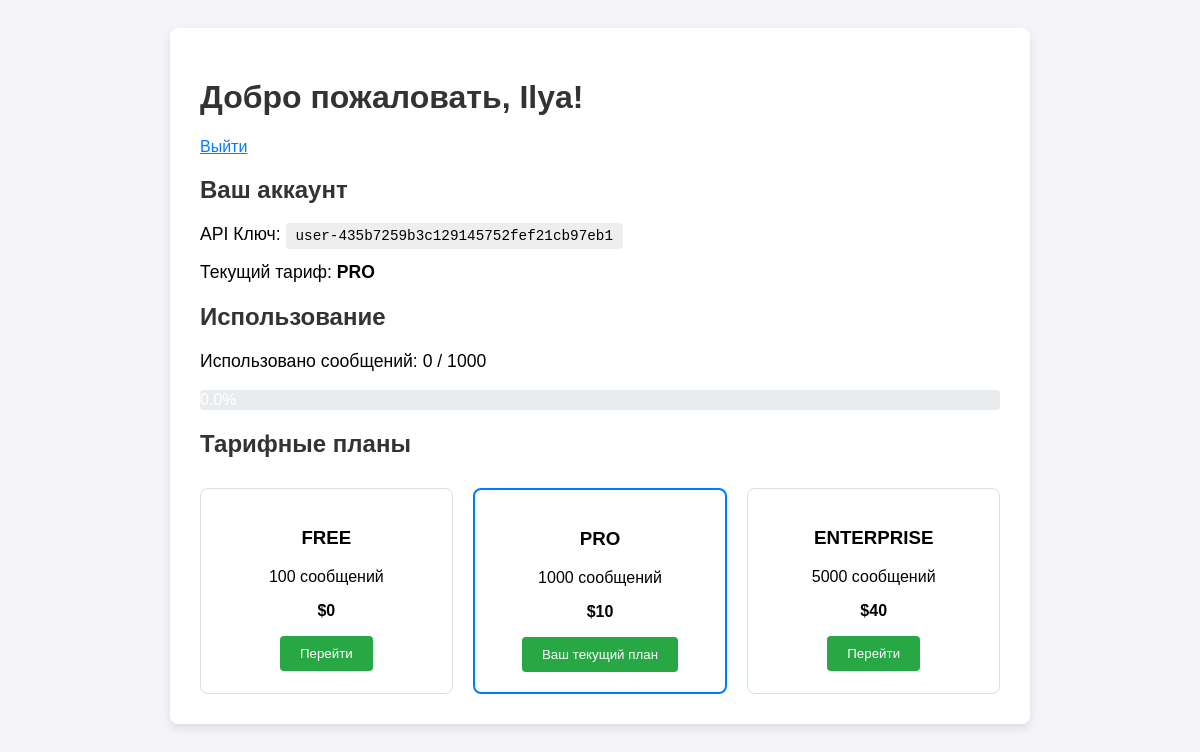
The page /profile (signed in) on the database as committed earlier.
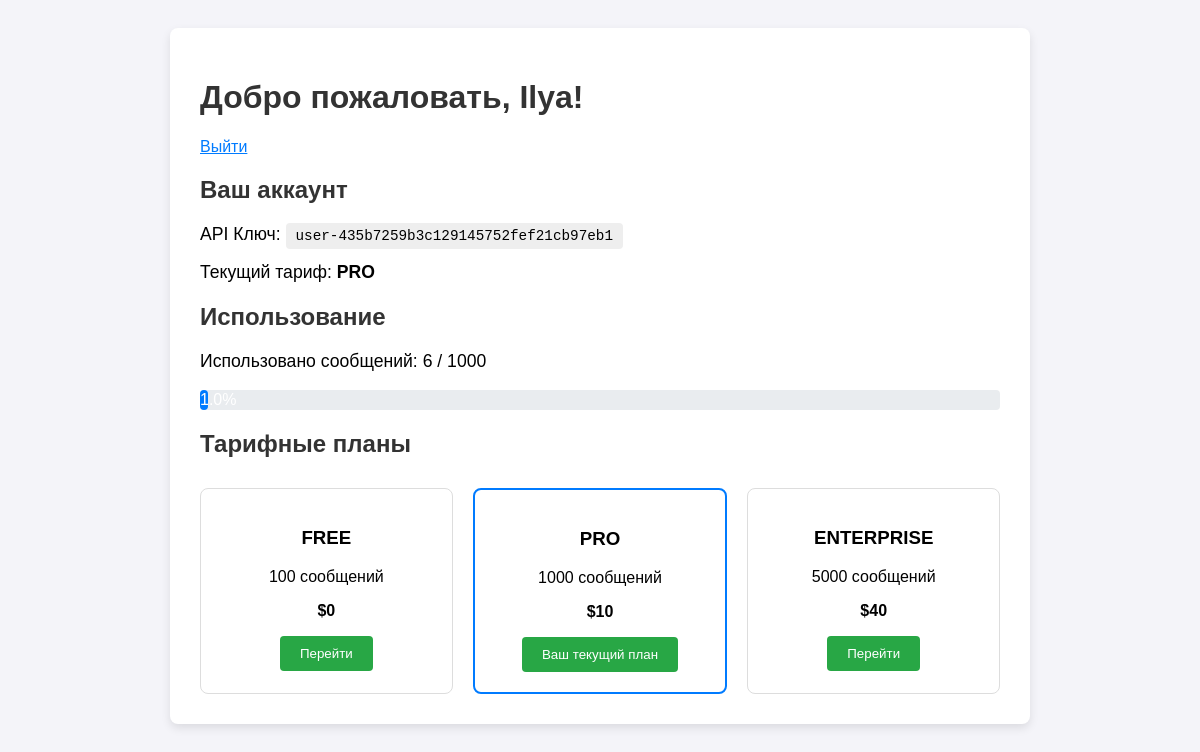
The same page on the database as committed later.
### custom_provider.py (models this page shows)
class User(db.Model):
    __tablename__ = 'users'
    api_key = db.Column(db.Text, primary_key=True)
    username = db.Column(db.Text, unique=True, nullable=False)
    message_count = db.Column(db.Integer, nullable=False, default=0)
    message_limit = db.Column(db.Integer, nullable=False)
    plan = db.Column(db.Text, nullable=False, default='free') # <-- НОВОЕ ПОЛЕ

### custom_provider.py (the view)
@app.route('/profile')
def profile():
    if 'api_key' not in session:
        return redirect(url_for('login'))
    user = User.query.filter_by(api_key=session['api_key']).first()
    if not user:
        session.clear() # Ключ недействителен, чистим сессию
        return redirect(url_for('login'))
    return render_template('profile.html', user=user, plans=TARIFF_PLANS)

### templates/profile.html (shortened to what this page needs)
<!DOCTYPE html>
<html lang="en">
  <head>
  </head>
  <body>
    <div class="container">
      <h1>Добро пожаловать, {{ user.username }}!</h1>
      <a href="/logout">Выйти</a>
      <div class="profile-info">
        <h2>Ваш аккаунт</h2>
        <p>API Ключ: <span class="api-key">{{ user.api_key }}</span></p>
        <p>Текущий тариф: <strong>{{ user.plan.upper() }}</strong></p>
      </div>
      <div class="usage-info">
        <h2>Использование</h2>
        <p>
          Использовано сообщений: {{ user.message_count }} / {{
          user.message_limit }}
        </p>
        <div class="progress-bar">
          <div
            class="progress"
            style="width: {{ (user.message_count / user.message_limit * 100)|round }}%;"
          >
            {{ (user.message_count / user.message_limit * 100)|round }}%
          </div>
        </div>
      </div>
      <h2>Тарифные планы</h2>
      <div class="tariffs">
        {% for plan, details in plans.items() %}
        <div class="tariff-card {% if user.plan == plan %}current{% endif %}">
          <h3>{{ plan.upper() }}</h3>
          <p>{{ details.limit }} сообщений</p>
          <p><strong>${{ details.price }}</strong></p>
          {% if user.plan == plan %}
          <button disabled>Ваш текущий план</button>
          {% else %}
          <a href="{{ url_for('create_checkout_session', plan=plan) }}"
            ><button>Перейти</button></a
          >
          {% endif %}
        </div>
        {% endfor %}
      </div>
    </div>
  </body>
</html>

### templates/profile.html (style rules this page uses)
body { font-family: sans-serif; background-color: #f4f4f9; padding: 20px; }
.container { max-width: 800px; margin: auto; background: white; padding: 30px; border-radius: 8px; box-shadow: 0 4px 10px rgba(0, 0, 0, 0.1); }
h1, h2 { color: #333; }
.profile-info p, .usage-info p { font-size: 1.1em; }
.api-key { background: #eee; padding: 5px 10px; border-radius: 4px; font-family: monospace; }
.progress-bar { background-color: #e9ecef; border-radius: 0.25rem; }
.progress { background-color: #007bff; height: 20px; text-align: center; color: white; line-height: 20px; border-radius: 0.25rem; }
.tariffs { display: flex; gap: 20px; margin-top: 30px; }
.tariff-card { border: 1px solid #ddd; padding: 20px; border-radius: 8px; text-align: center; flex: 1; }
.tariff-card.current { border: 2px solid #007bff; }
button { padding: 10px 20px; background-color: #28a745; color: white; border: none; border-radius: 4px; cursor: pointer; text-decoration: none; display: inline-block; }
a { color: #007bff; }

Rows that differ between the two databases and show on the page:
changed User "PRO": message_count "0" → "6"; (user.message_count/user.message_limit*100)|round "0.0" → "1.0"
